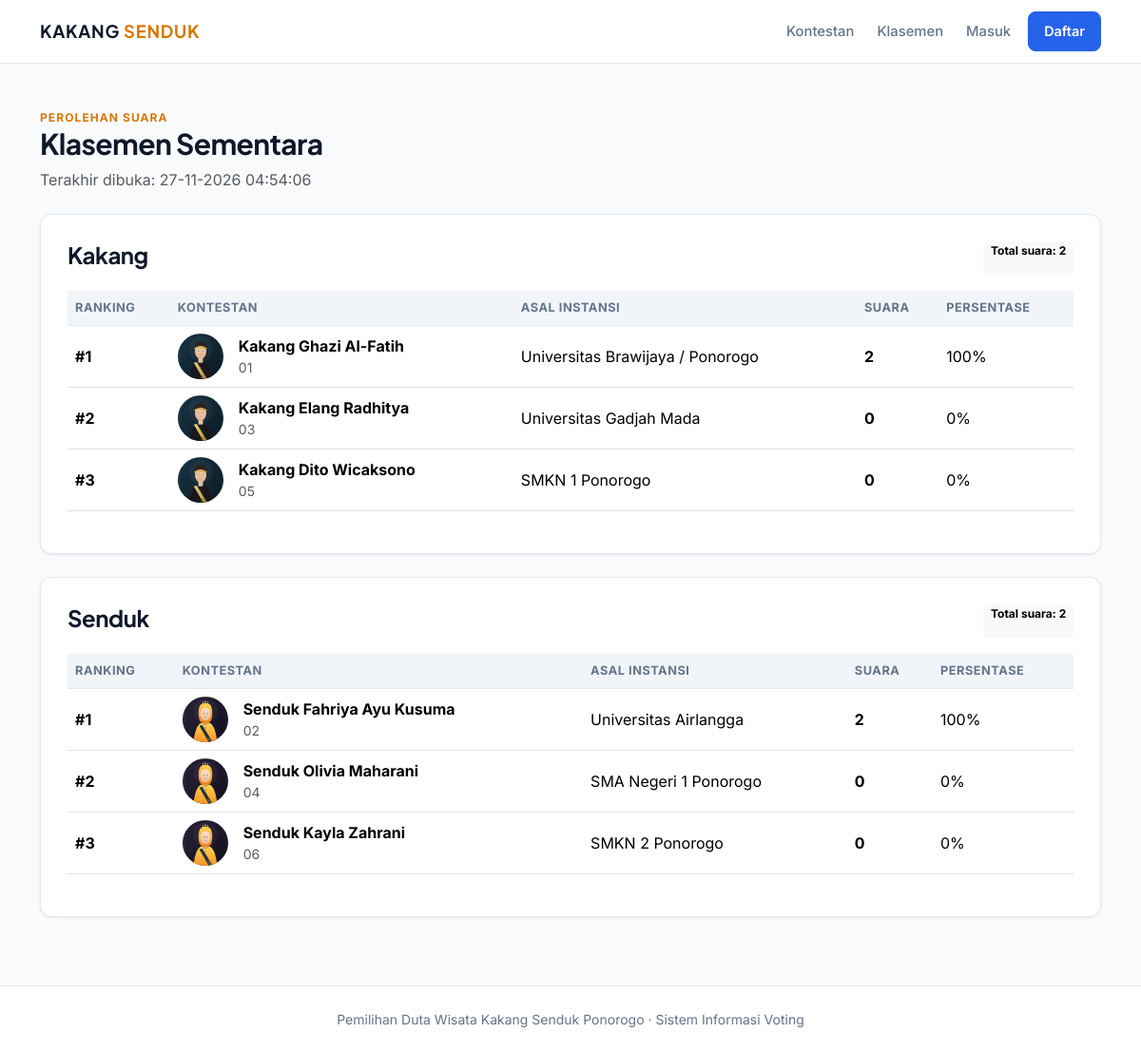
Screenshot of /pages/klasemen.php with the database file from the repository.
### tables this page shows
CREATE TABLE IF NOT EXISTS kontestan (
  id INT UNSIGNED AUTO_INCREMENT PRIMARY KEY,
  nomor_peserta VARCHAR(10) NOT NULL,
  nama VARCHAR(100) NOT NULL,
  kategori ENUM('Kakang','Senduk') NOT NULL,
  foto VARCHAR(255) NULL,
  asal_instansi VARCHAR(150) NULL,
  ttl VARCHAR(100) NULL,
  visi TEXT NULL,
  misi TEXT NULL,
  prestasi TEXT NULL,
  deskripsi TEXT NULL,
  UNIQUE KEY uq_nomor_kategori (nomor_peserta, kategori)
);

### config/fungsi.php (called while the page is built, shortened)
<?php
function e($value): string { return htmlspecialchars((string)$value, ENT_QUOTES, 'UTF-8'); }
function base_url(string $path = ''): string {
    $base = rtrim(dirname(dirname($_SERVER['SCRIPT_NAME'] ?? '/')), '/\\');
    if ($base === '') $base = '';
    return $base . '/' . ltrim($path, '/');
}

### pages/klasemen.php (the view)
<?php
require_once __DIR__.'/../config/fungsi.php';$data=[];$totals=[];foreach(['Kakang','Senduk'] as $cat){$q=$pdo->prepare('SELECT k.*,COUNT(v.id) total_suara FROM kontestan k LEFT JOIN voting v ON v.kontestan_id=k.id WHERE k.kategori=? GROUP BY k.id ORDER BY total_suara DESC,k.nomor_peserta');$q->execute([$cat]);$data[$cat]=$q->fetchAll();$totals[$cat]=array_sum(array_column($data[$cat],'total_suara'));}$updated=date('d-m-Y H:i:s');$page_title='Klasemen Voting';require __DIR__.'/../includes/header.php';?>
<div class="mb-4"><div class="eyebrow">Perolehan suara</div><h1 class="section-title">Klasemen Sementara</h1><p class="text-muted">Terakhir dibuka: <?= e($updated) ?></p></div>
<?php foreach($data as $cat=>$rows): ?><div class="panel mb-4"><div class="d-flex justify-content-between"><h2 class="h4 fw-bold"><?= $cat ?></h2><span class="badge text-bg-light">Total suara: <?= (int)$totals[$cat] ?></span></div><div class="table-responsive mt-3"><table class="table align-middle"><thead><tr><th>Ranking</th><th>Kontestan</th><th>Asal instansi</th><th>Suara</th><th>Persentase</th></tr></thead><tbody><?php foreach($rows as $i=>$k): $pct=$totals[$cat]>0?round($k['total_suara']/$totals[$cat]*100,1):0; ?><tr><td><strong>#<?= $i+1 ?></strong></td><td><div class="d-flex align-items-center gap-3"><img src="<?= e(base_url($k['foto']?:'assets/img/placeholder.svg')) ?>" width="48" height="48" class="rounded-circle" style="object-fit:cover"><div><strong><?= e($k['nama']) ?></strong><div class="small text-muted"><?= e($k['nomor_peserta']) ?></div></div></div></td><td><?= e($k['asal_instansi']) ?></td><td><strong><?= (int)$k['total_suara'] ?></strong></td><td><?= $pct ?>%</td></tr><?php endforeach; ?><?php if(!$rows): ?><tr><td colspan="5" class="text-center text-muted">Belum ada data kontestan.</td></tr><?php endif; ?></tbody></table></div></div><?php endforeach; ?>
<?php require __DIR__.'/../includes/footer.php'; ?>

### assets/css/style.css (style rules this page uses)
:root { --bg-page: #F8FAFC; --surface: #FFFFFF; --surface-subtle: #F1F5F9; --text-main: #0F172A; --text-muted: #64748B; --border-subtle: #E2E8F0; --primary: #2563EB; --primary-hover: #1D4ED8; --accent-gold: #D97706; --accent-gold-soft: #FEF3C7; --radius-sm: 8px; --radius-md: 12px; --radius-lg: 16px; --shadow-sm: 0 1px 3px rgba(15, 23, 42, 0.05), 0 1px 2px rgba(15, 23, 42, 0.03); --shadow-md: 0 8px 24px rgba(15, 23, 42, 0.06); }
*, *::before, *::after { box-sizing: border-box; }
body { font-family: 'Inter', -apple-system, BlinkMacSystemFont, sans-serif; background-color: var(--bg-page); color: var(--text-main); min-height: 100vh; display: flex; flex-direction: column; -webkit-font-smoothing: antialiased; }
h1, h2, h3, h4, .navbar-brand, .section-title, .stat-number { font-family: 'Plus Jakarta Sans', sans-serif; letter-spacing: -0.02em; }
.eyebrow { text-transform: uppercase; letter-spacing: 0.09em; color: var(--accent-gold); font-size: 0.75rem; font-weight: 700; }
.section-title { font-weight: 700; font-size: clamp(1.5rem, 2.5vw, 2rem); color: var(--text-main); }
.panel, .candidate-card, .stat-card { background-color: var(--surface); border: 1px solid var(--border-subtle); border-radius: var(--radius-md); box-shadow: var(--shadow-sm); }
.panel { padding: 28px; }
.table thead th { background-color: var(--surface-subtle); color: var(--text-muted); font-size: 0.8rem; text-transform: uppercase; letter-spacing: 0.04em; border-bottom-color: var(--border-subtle); }

### rows the page displays
kontestan: foto (picture), nama "Kakang Ghazi Al-Fatih", nomor_peserta "01", asal_instansi "Universitas Brawijaya / Ponorogo", total_suara "2", pct "100"
kontestan: foto (picture), nama "Kakang Elang Radhitya", nomor_peserta "03", asal_instansi "Universitas Gadjah Mada", total_suara "0", pct "0"
kontestan: foto (picture), nama "Kakang Dito Wicaksono", nomor_peserta "05", asal_instansi "SMKN 1 Ponorogo", total_suara "0", pct "0"
kontestan: foto (picture), nama "Senduk Fahriya Ayu Kusuma", nomor_peserta "02", asal_instansi "Universitas Airlangga", total_suara "2", pct "100"
kontestan: foto (picture), nama "Senduk Olivia Maharani", nomor_peserta "04", asal_instansi "SMA Negeri 1 Ponorogo", total_suara "0", pct "0"
kontestan: foto (picture), nama "Senduk Kayla Zahrani", nomor_peserta "06", asal_instansi "SMKN 2 Ponorogo", total_suara "0", pct "0"

### other values shown
$updated "27-11-2026 04:54:06"
$cat "Kakang"
$totals[$cat] "2"
$cat "Senduk"
